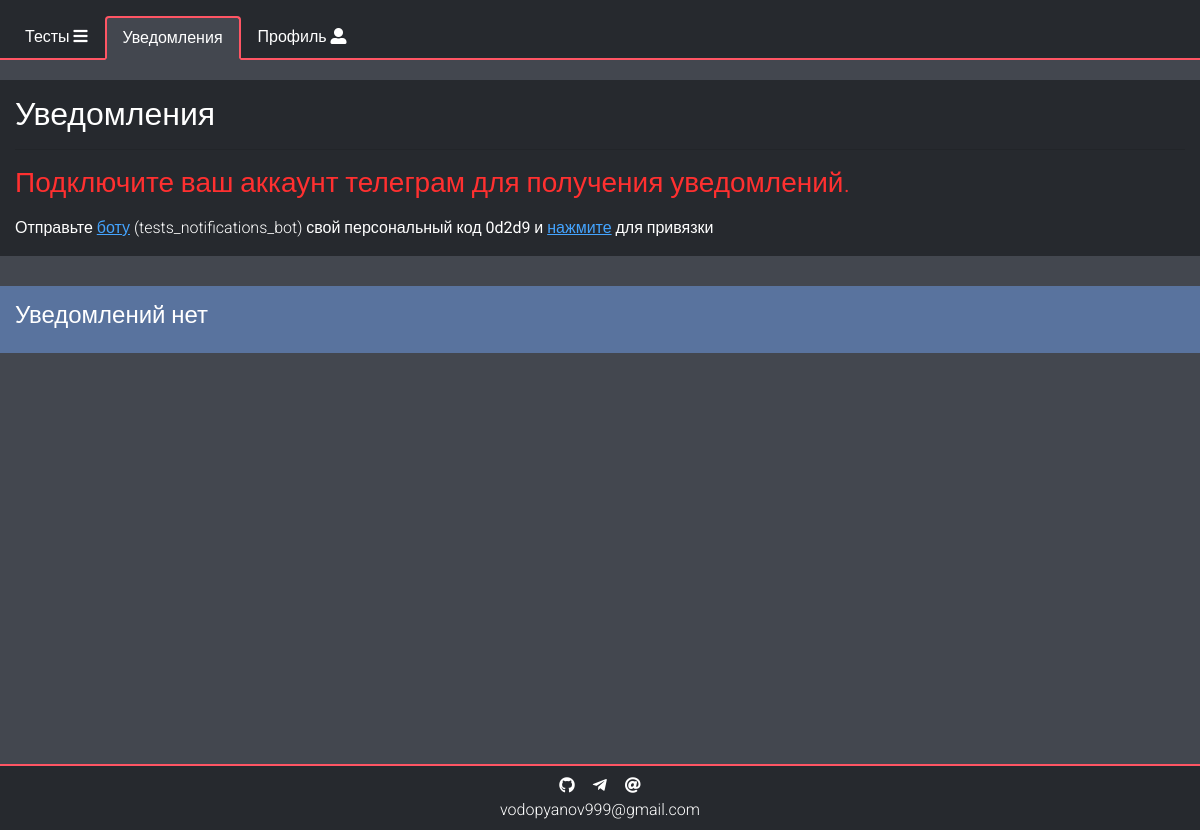
The page /notifications (signed in) on the database as committed earlier.
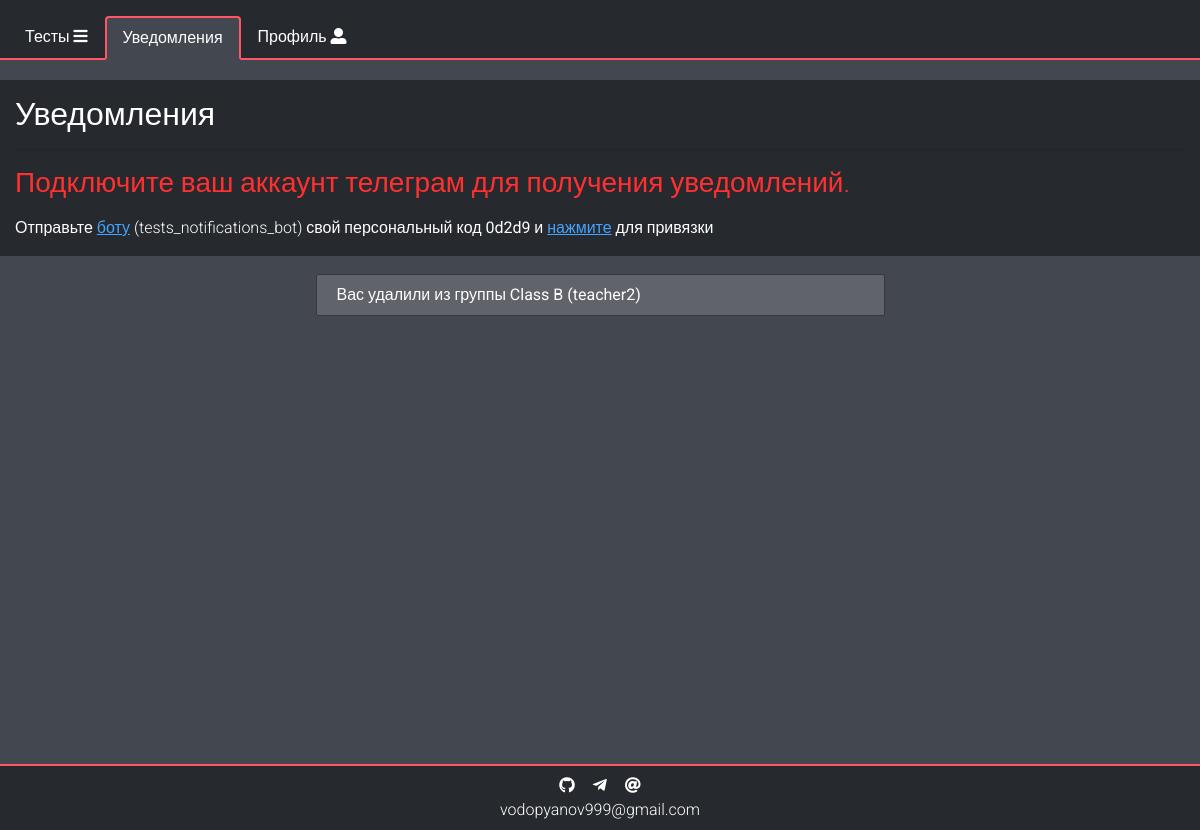
The same page on the database as committed later.
### data/users.py (models this page shows, shortened)
class User(SqlAlchemyBase, UserMixin):
    __tablename__ = 'users'
    id = sqlalchemy.Column(sqlalchemy.Integer,
                           primary_key=True, autoincrement=True)
    nickname = sqlalchemy.Column(sqlalchemy.String, unique=True, nullable=False)
    hashed_password = sqlalchemy.Column(sqlalchemy.String, nullable=True)
    creator_id = sqlalchemy.Column(sqlalchemy.Integer, sqlalchemy.ForeignKey("users.id"))
    type_id = sqlalchemy.Column(sqlalchemy.Integer,
                                sqlalchemy.ForeignKey("user_types.id"), default=3)
    secret_code = sqlalchemy.Column(sqlalchemy.String, nullable=False)
    chat_id = sqlalchemy.Column(sqlalchemy.Integer, nullable=True, default=0)
    results = orm.relation("Result", back_populates='user')
    user_type = orm.relation("UserType")
    notifications = orm.relation("Notification", back_populates='user')
    created = orm.relation("User")
    tests = orm.relation("Test", back_populates='creator')
    created_groups = orm.relation("Group", back_populates='creator')
    groups = orm.relation("Group",
                          secondary="groups_to_users")

### data/notifications.py (models this page shows, shortened)
class Notification(SqlAlchemyBase):
    __tablename__ = 'notifications'
    id = sqlalchemy.Column(sqlalchemy.Integer,
                           primary_key=True, autoincrement=True)
    text = sqlalchemy.Column(sqlalchemy.String, nullable=True)
    link = sqlalchemy.Column(sqlalchemy.String, nullable=True)
    user_id = sqlalchemy.Column(sqlalchemy.Integer, sqlalchemy.ForeignKey('users.id'))
    date = sqlalchemy.Column(sqlalchemy.DateTime, default=datetime.datetime.now())
    user = orm.relation("User")

### main.py (the view)
@app.route('/notifications')
@login_required
def show_notifs():
    db = db_session.create_session()
    notifications = db.query(Notification).filter(Notification.user == current_user).order_by(Notification.id.desc()).all()
    return render_template("notifications.html",
                           title="Уведомления",
                           notifications=notifications,
                           other="/notifications",
                           other_title="Уведомления")

### data/db_session.py (called while the page is built)
def create_session() -> Session:
    global __factory
    return __factory()

### main.py (called while the page is built)
@login_manager.user_loader
def load_user(user_id):
    session = db_session.create_session()
    session.expire_on_commit = False
    return session.query(User).get(user_id)

### templates/notifications.html (shortened to what this page needs)
{% extends "base.html" %}
{% block content %}
<div class="row">
    <div class="header col-12 pb-0">
        <h2>{{title}}</h2>
         <div class="font-light mt-1 mb-3">
            {% if not current_user.chat_id %}
             <hr>
            <h3 class="mb-3" style="color: #ff3030;">Подключите ваш аккаунт телеграм для получения уведомлений.</h3>
            <p class="mb-2">
                Отправьте <a class="link" href="tg://resolve?domain=tests_notifications_bot">боту</a> (tests_notifications_bot)
                свой персональный код <b>{{current_user.secret_code}}</b> и <a class="link" href="/check">нажмите</a> для привязки
            </p>
            {% else %}
            <p class="font-light">Аккаунт привязан <a class="link-danger" href="/disconnect">Отвязать</a></p>
            {% endif %}
        </div>
    </div>
    {% if notifications %}
    <div class="col-12 row mx-auto">
        <div class="col-12 col-md-10 col-lg-8 col-xl-6 p-2 mx-auto">
            <ul class="list list-group pb-3">
                {% for notif in notifications %}
                <li class="list-group-item notification py-2 d-flex justify-content-between align-items-center">
                    <b>
                        {% if notif.link %}
                        <a href="{{notif.link}}">
                            {{notif.text}}
                        </a>
                        {% else %}
                        {{notif.text}}
                        {% endif %}
                    </b>
                </li>
                {% endfor %}
            </ul>
        </div>
        {% else %}
        <div class="header header-alert col-12">
            <h4>Уведомлений нет</h4>
        </div>
    </div>
    {% endif %}
</div>
{% endblock %}

### templates/base.html (shortened to what this page needs)
<!DOCTYPE html>
<html lang="en">
<head>
    <link rel="stylesheet" href="https://use.fontawesome.com/releases/v5.8.2/css/all.css">
    <link href="/static/css/bootstrap/bootstrap.css" rel="stylesheet">
    <link href="/static/css/bootstrap/mdb.css" rel="stylesheet">
    <link rel="stylesheet" href="/static/css/variables.css">
    <link rel="stylesheet" href="/static/css/test.css">
    <link rel="stylesheet" href="/static/css/result-table.css">
    <link rel="stylesheet" href="/static/css/question.css">
    <link rel="stylesheet" href="/static/css/navbar.css">
    <link rel="stylesheet" href="/static/css/list-items.css">
    <link rel="stylesheet" href="/static/css/utilities.css">
</head>
<body>
    {% if current_user.is_authenticated%}
    <ul class="nav nav-tabs px-2 pt-3">
        <li class="nav-item">
            <a class="nav-link {{all_tests}}" href="/all_tests">Тесты <i class="fas fa-bars"></i></a>
        </li>
        {% if other %}
        <li class="nav-item">
            <a class="nav-link active" href="{{other}}">{{other_title}}</a>
        </li>
        {% else %}
        <li class="nav-item">
            <a class="nav-link {{statistics}}" href="/statistics">История <i class="fas fa-history"></i></a>
        </li>
        {% endif %}
        <li class="nav-item">
            <a class="nav-link {{more}}" href="/more">Профиль <i class="fas fa-user-alt"></i></a>
        </li>
    </ul>
    {% endif %}
    <main role="main" class="container-fluid wrapper">
        {% block content %}{% endblock %}
    </main>
    <div class="col-12 text-center contacts p-2">
        <a target="_blank" href="https://github.com/ilya-vodopyanov/testing-system" title="GitHub"><i class="fab fa-github"></i></a>
        <a target="_blank" href="https://telegram.im/@thecattest" title="Telegram"><i class="fab fa-telegram-plane"></i></a>
        <a target="_blank" href="mailto:vodopyanov999@gmail.com" title="vodopyanov999@gmail.com"><i class="fas fa-at"></i></a>
        <br>
        <a href="#">vodopyanov999@gmail.com</a>
    </div>
</body>
</html>

### static/css/variables.css (style rules this page uses)
:root { --a: #26292e; --b: #ff5564; --c: #36383e; --d: #60636a; --e: #51535c; --f: #82848a; --g: #43474f; --background: var(--g); --font-dark: #000; --font-light: #fff; --link-font: #44a4ff; --test-border: var(--a); --test-font: #fff; --test-description-font: #d8d8d8; --test-background: var(--d); --question-border: var(--a); --question-border-chosen: var(--b); --question-background: var(--c); --question-answer-background: var(--f); --question-chosen: #659e3a; --question-font: #fff; --question-font-header: #e0e0e0; --question-answer-font: #000; --result-border: var(--f); --result-background-dark: var(--a); --result-background-light: var(--c); --result-font: #fff; --result-correct: #629c53; --result-incorrect: #7d4949; --result-font-correct: #fff; --nav-border: var(--b); --nav-border-hover: var(--a); --nav-border-width: 2px; --nav-background: var(--a); --nav-background-active: var(--g); --nav-background-hover: var(--c); --nav-font: #fff; --nav-font-active: #fff; --nav-font-hover: #fff; --list-item-border: var(--c); --list-item-font: #fff; --list-item-notification-font: #fff; --list-item-notification-font-hover: #fafafa; --list-item-dark-font-hover: #000; --list-item-background: var(--f); --list-item-background-dark: var(--e); --list-item-notification-background: var(--d); --list-item-notification-background-hover: var(--f); --list-item-background-dark-hover: var(--f); --list-item-profile-font-hover: #fff; --list-item-profile-background-hover: var(--f); --list-item-danger: #dc3545; --header-background: var(--a); --header-alert-background: #59739e; --header-font: #fff; --success: #3c7510; --btn-danger: #c11324; --delete-link: #b70000; --contacts-background: var(--a); --contacts-font: #fff; --contacts-font-hover: #aaa; --card-background: var(--c); --card-border: var(--b); --card-font: #fff; }

### static/css/navbar.css (style rules this page uses)
.nav-tabs { background-color: var(--nav-background); color: var(--nav-font); border-bottom: var(--nav-border-width) solid var(--nav-border); }
.nav-tabs .nav-item { margin-bottom: -2px; }
.nav-link.active, .nav-link.active:hover { background-color: var(--nav-background-active)!important; border: var(--nav-border-width) solid var(--nav-border)!important; border-bottom: var(--nav-border-width) solid var(--nav-background-active)!important; color: var(--nav-font-active)!important; }
.nav-link { color: var(--nav-font); }

### static/css/list-items.css (style rules this page uses)
.list-group-item { background-color: var(--list-item-background); border-color: var(--list-item-border); margin: 0; cursor: default; }
.list-group-item a { text-decoration: none; }
.notification { background-color: var(--list-item-notification-background); }
.notification a { color: var(--list-item-notification-font)!important; text-decoration: none; }

### static/css/utilities.css (style rules this page uses)
html { overflow: auto; }
body { background-color: var(--background); overflow-y: scroll; overflow-x: hidden; font-family: "Roboto",sans-serif; font-weight: 300; }
.link { color: var(--link-font); text-decoration: underline; }
.font-light { color: var(--font-light)!important; }
.header { margin-top: 20px; padding: 15px; background-color: var(--header-background); margin-bottom: 10px; color: var(--header-font); }
.wrapper { min-height: 86vh; overflow-y: auto; }
.contacts { background-color: var(--contacts-background); border-top: 2px solid var(--b); margin-top: 1em; }
.contacts a { font-size: 1em; color: var(--contacts-font); padding: 7px; }

Rows that differ between the two databases and show on the page:
added Notification: text "Вас удалили из группы Class B (teacher2)"
Other text that changed with them:
text no longer shown: "Уведомлений нет"
